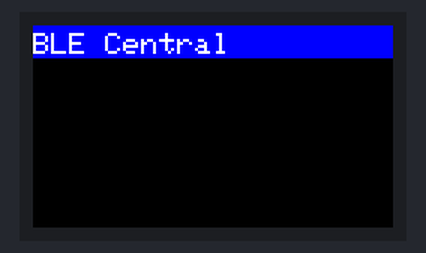
A sketch run on a simulated ESP32. Parts: 240×135 colour display. Nothing arrives over Bluetooth unless stated; what the sketch prints to the serial monitor is not drawn.

Above: at 0.2 s.

The sketch:

mi_temp3_display.ino
```cpp
/*
 * File: mi_temp3_display.ino
 *
 * Query several LYWSD02MMC sensors and display the measured values on M5StickC Plus display.
 * based on
 * https://github.com/nutpathakorn/mi-temperature-and-humidity-esp32-LYWSD03MMC
 *
 * 2021-05-27 Claus Kühnel info@ckuehnel.ch
 */
#include <M5StickCPlus.h>
#include <BLEDevice.h>
#include <SimpleTimer.h>
#include "config.h"

float temp, humi, batt, volt;
String sensor;

TaskHandle_t hibernateTaskHandle = NULL;

bool connectionSuccessful = false;

char macAddr[18];  // ESP32 MAC address

static BLEUUID serviceUUID("ebe0ccb0-7a0a-4b0c-8a1a-6ff2997da3a6");
static BLEUUID    charUUID("ebe0ccc1-7a0a-4b0c-8a1a-6ff2997da3a6");

void hibernate()
{
  esp_sleep_enable_timer_wakeup(SLEEP_DURATION * 1000000ll);
  Serial.println("Going to sleep now.");
  delay(100);
  esp_deep_sleep_start();
}

void delayedHibernate(void *parameter)
{
  delay(EMERGENCY_HIBERNATE * 1000); // delay for five minutes
  Serial.println("Something got stuck, entering emergency hibernate...");
  hibernate();
}

class MyClientCallback : public BLEClientCallbacks
{
  void onConnect(BLEClient* pclient)
  {
    Serial.println("Connected");
    if (pclient->getPeerAddress().toString() == "a4:c1:38:3c:e4:e2") sensor = "S1";
    if (pclient->getPeerAddress().toString() == "a4:c1:38:76:97:b3") sensor = "S2";
  }

  void onDisconnect(BLEClient* pclient)
  {
    Serial.println("Disconnected");
    if (!connectionSuccessful)
    {
      Serial.println("RESTART");
      ESP.restart();
    }
  }
};

static void notifyCallback(
  BLERemoteCharacteristic* pBLERemoteCharacteristic,
  uint8_t* pData,
  size_t length,
  bool isNotify)
{
  Serial.print("Notify callback for characteristic ");
  Serial.println(pBLERemoteCharacteristic->getUUID().toString().c_str());

  temp = NULL; humi = NULL; volt = NULL; batt = NULL;

  temp = (pData[0] | (pData[1] << 8)) * 0.01; //little endian
  humi = pData[2];
  volt = ((pData[4] * 256) + pData[3]) / 1000.0;
  batt = (volt - 2.1) * 100.0;
  Serial.printf("Sensor: %s : ", sensor);
  Serial.printf("temp = %.1f , humidity = %.1f , volt = %.1f , batt = %.1f \n", temp, humi, volt, batt);
  Serial.println("Disconnecting Bluetooth...");
  delay(5000);
  pClient->disconnect();
}

void registerNotification()
{
  BLERemoteService* pRemoteService = pClient->getService(serviceUUID);
  if (pRemoteService == nullptr)
  {
    Serial.print("Failed to find our service UUID: ");
    Serial.println(serviceUUID.toString().c_str());
    pClient->disconnect();
  }
  Serial.println(" - Found our service");
  BLERemoteCharacteristic* pRemoteCharacteristic = pRemoteService->getCharacteristic(charUUID);
  if (pRemoteCharacteristic == nullptr)
  {
    Serial.print("Failed to find our characteristic UUID: ");
    Serial.println(charUUID.toString().c_str());
    pClient->disconnect();
  }
  Serial.println(" - Found our characteristic");
  pRemoteCharacteristic->registerForNotify(notifyCallback);
}

void displayValues()
{
  if (sensor == "S1")
  {
    M5.Lcd.fillRect(0, 30, 320, 16, BLACK);
    M5.Lcd.setCursor(0, 30);
    M5.Lcd.setTextColor(WHITE);
    M5.Lcd.printf("S1: %.1f C %.0f%% %.1f V\n", temp, humi, volt);
  }
  if (sensor == "S2")
  {
    M5.Lcd.fillRect(0, 50, 320, 16, BLACK);
    M5.Lcd.setCursor(0, 50);
    M5.Lcd.setTextColor(WHITE);
    M5.Lcd.printf("S2: %.1f C %.0f%% %.1f V\n", temp, humi, volt);
  }
}

void setup()
{
  M5.begin();

  //M5.Lcd.setRotation(1);  // Landscape orientation
  M5.Lcd.setRotation(3);
  M5.Lcd.fillScreen(BLACK);
  M5.Lcd.fillRect(0, 0, 320, 22, BLUE);
  M5.Lcd.setCursor(0, 5);
  M5.Lcd.setTextColor(WHITE);
  M5.Lcd.setTextSize(2);
  M5.Lcd.printf("BLE Central");
}

void loop()
{
  xTaskCreate(delayedHibernate, "hibernate", 4096, NULL, 1, &hibernateTaskHandle);

  Serial.println("Initialize BLE client...");
  delay(500);
  BLEDevice::init("ESP32");
  createBleClientWithCallbacks();
  Serial.print("Total Devices = ");
  Serial.println(deviceCount);

  delay(1000);
  for (int i = 0; i < deviceCount; i++)
  {
    delay(1000);
    Serial.print("");
    Serial.print("Device MacAddress = ");
    Serial.println(LYWSD03MMC_ADDR[i]);
    connectSensor(LYWSD03MMC_ADDR[i]);
    if(connectionSuccessful)
    {
       registerNotification();
    }
    delay(15000);
    displayValues();
 }
 Serial.println("Waiting for next cycle...");
 delay(45000);
 //Serial.println("Delete all visual tasks and preparing to sleep..");
 vTaskDelete(hibernateTaskHandle);
 //hibernate();;
}

void createBleClientWithCallbacks()
{
  pClient = BLEDevice::createClient();
  pClient->setClientCallbacks(new MyClientCallback());
}

void connectSensor(std::string devicesMacAdd)
{
  BLEAddress htSensorAddress(devicesMacAdd);
  pClient->connect(htSensorAddress);
  connectionSuccessful = true;
}
```

config.h
```cpp
// here are all non-public data

char* LYWSD03MMC_ADDR[] =
{
    "a4:c1:38:3c:e4:e2",
    "a4:c1:38:76:97:b3"
};

static int deviceCount = sizeof LYWSD03MMC_ADDR / sizeof LYWSD03MMC_ADDR[0];

BLEClient* pClient;

// sleep between to runs in seconds 30*60=30min
#define SLEEP_DURATION 30 * 10 // Sleep for 5 min
// emergency hibernate countdown in seconds
#define EMERGENCY_HIBERNATE 3 * 60
// how often should the battery be read - in run count
#define BATTERY_INTERVAL 6
// how often should a device be retried in a run when something fails
#define RETRY 3
```
